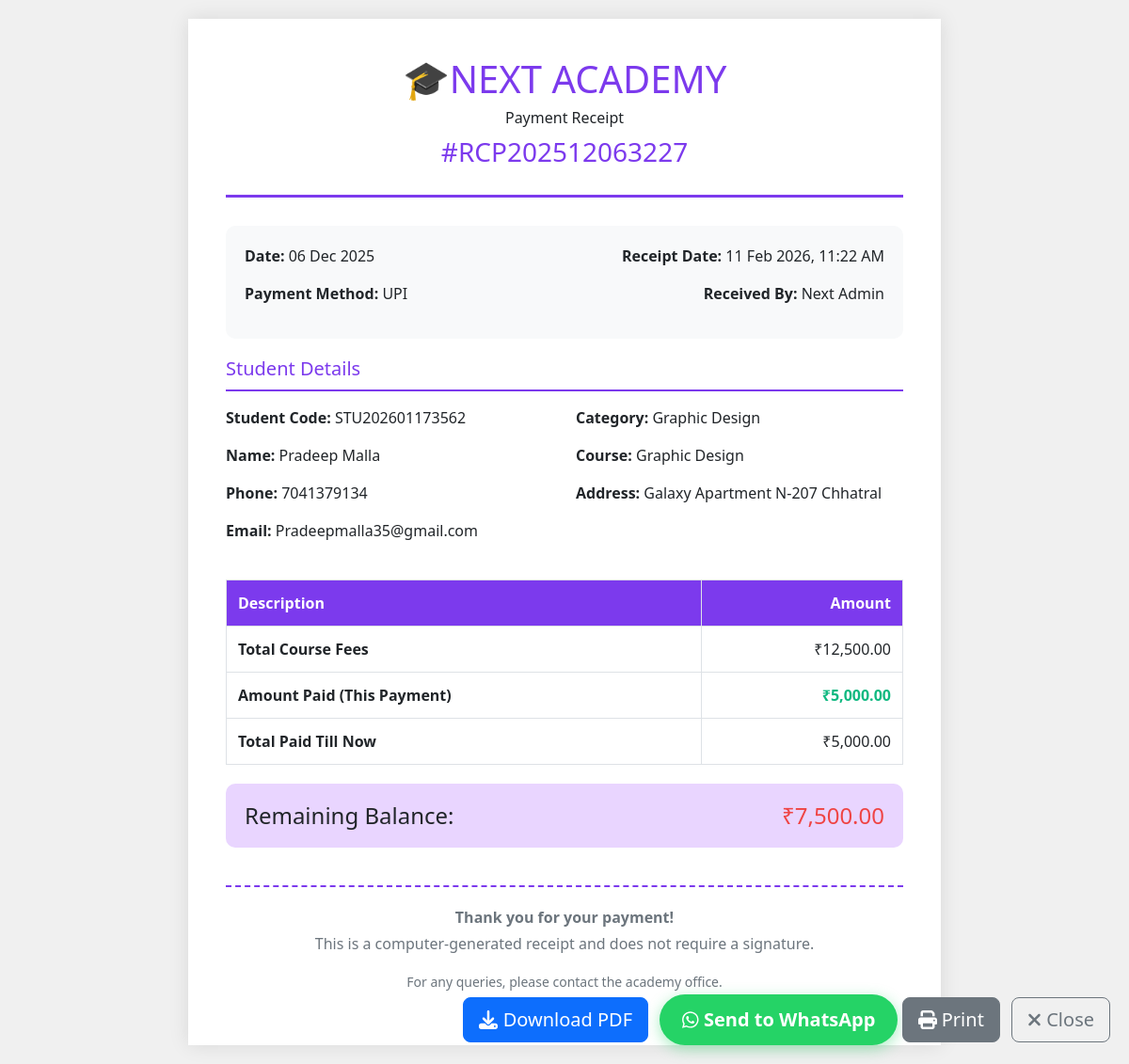
The app's page /admin/receipt.php?id=2 (signed in) with its own data.
### tables this page shows
CREATE TABLE `payments` (
  `id` int(11) NOT NULL,
  `student_id` int(11) NOT NULL,
  `amount_paid` decimal(10,2) NOT NULL,
  `payment_date` date NOT NULL,
  `payment_method` enum('Cash','Bank Transfer','Card','UPI','Other') DEFAULT 'Cash',
  `receipt_number` varchar(50) DEFAULT NULL,
  `notes` text DEFAULT NULL,
  `created_by` int(11) NOT NULL,
  `created_at` timestamp NULL DEFAULT current_timestamp()
);

CREATE TABLE `students` (
  `id` int(11) NOT NULL,
  `inquiry_id` int(11) DEFAULT NULL,
  `student_code` varchar(20) NOT NULL,
  `full_name` varchar(100) NOT NULL,
  `email` varchar(100) DEFAULT NULL,
  `phone` varchar(20) NOT NULL,
  `address` text DEFAULT NULL,
  `birthdate` date DEFAULT NULL,
  `photo` varchar(255) DEFAULT NULL,
  `category_id` int(11) NOT NULL,
  `course_id` int(11) NOT NULL,
  `duration_months` int(11) NOT NULL,
  `batch` enum('Morning','Evening') DEFAULT 'Morning',
  `total_fees` decimal(10,2) NOT NULL,
  `enrollment_date` date NOT NULL,
  `monthly_due_day` tinyint(4) DEFAULT NULL,
  `completion_date` date DEFAULT NULL,
  `status` enum('Active','Hold','Completed','Dropped','Deleted') DEFAULT 'Active',
  `hold_start_date` date DEFAULT NULL,
  `hold_reason` text DEFAULT NULL,
  `resume_date` date DEFAULT NULL,
  `total_hold_days` int(11) DEFAULT 0,
  `username` varchar(50) DEFAULT NULL,
  `password` varchar(255) DEFAULT NULL,
  `login_enabled` tinyint(1) DEFAULT 0,
  `last_login` timestamp NULL DEFAULT NULL,
  `portal_last_login` timestamp NULL DEFAULT NULL,
  `created_at` timestamp NULL DEFAULT current_timestamp(),
  `updated_at` timestamp NULL DEFAULT current_timestamp() ON UPDATE current_timestamp()
);

CREATE TABLE `categories` (
  `id` int(11) NOT NULL,
  `name` varchar(100) NOT NULL,
  `description` text DEFAULT NULL,
  `status` enum('Active','Inactive') DEFAULT 'Active',
  `created_at` timestamp NULL DEFAULT current_timestamp(),
  `updated_at` timestamp NULL DEFAULT current_timestamp() ON UPDATE current_timestamp()
);

CREATE TABLE `courses` (
  `id` int(11) NOT NULL,
  `category_id` int(11) NOT NULL,
  `name` varchar(150) NOT NULL,
  `description` text DEFAULT NULL,
  `status` enum('Active','Inactive') DEFAULT 'Active',
  `created_at` timestamp NULL DEFAULT current_timestamp(),
  `updated_at` timestamp NULL DEFAULT current_timestamp() ON UPDATE current_timestamp()
);

### admin/receipt.php (the view, shortened to what this page needs)
<?php
require_once 'config/database.php';
$payment_id = isset($_GET['id']) ? (int)$_GET['id'] : 0;
$query = "SELECT
    p.*,
    s.student_code,
    s.full_name as student_name,
    s.phone,
    s.email,
    s.address,
    s.total_fees,
    c.name as course_name,
    cat.name as category_name,
    a.full_name as admin_name,
    COALESCE((SELECT SUM(amount_paid) FROM payments WHERE student_id = s.id AND id <= p.id), 0) as total_paid_till_now,
    (s.total_fees - COALESCE((SELECT SUM(amount_paid) FROM payments WHERE student_id = s.id AND id <= p.id), 0)) as remaining_after_payment
FROM payments p
JOIN students s ON p.student_id = s.id
JOIN courses c ON s.course_id = c.id
JOIN categories cat ON s.category_id = cat.id
JOIN admins a ON p.created_by = a.id
WHERE p.id = ?";
$stmt = $conn->prepare($query);
$stmt->bind_param("i", $payment_id);
$stmt->execute();
$result = $stmt->get_result();
$payment = $result->fetch_assoc();
?>
<!DOCTYPE html>
<html lang="en">
<head>
    <link href="https://cdn.jsdelivr.net/npm/bootstrap@5.3.0/dist/css/bootstrap.min.css" rel="stylesheet">
</head>
<body style="background: #f0f0f0;">
    <div class="action-buttons no-print">
        <button onclick="downloadPDF()" class="btn btn-primary btn-lg me-2">
            <i class="fas fa-download"></i> Download PDF
        </button>
        <button onclick="sendWhatsApp()" class="btn btn-whatsapp btn-lg">
            <i class="fab fa-whatsapp"></i> Send to WhatsApp
        </button>
        <button onclick="window.print()" class="btn btn-secondary btn-lg me-2">
            <i class="fas fa-print"></i> Print
        </button>
        <a href="student_details.php?id=<?php echo $payment['student_id']; ?>" class="btn btn-outline-secondary btn-lg">
            <i class="fas fa-times"></i> Close
        </a>
    </div>
    <div class="receipt-container" id="receipt">
        <div class="receipt-header">
            <h1>🎓NEXT ACADEMY </h1>
            <p class="mb-0">Payment Receipt</p>
            <h3 class="mt-2" style="color: #7c3aed;">#<?php echo htmlspecialchars($payment['receipt_number']); ?></h3>
        </div>
        <div class="receipt-info">
            <div class="row">
                <div class="col-md-6">
                    <p><strong>Date:</strong> <?php echo date('d M Y', strtotime($payment['payment_date'])); ?></p>
                    <p><strong>Payment Method:</strong> <?php echo htmlspecialchars($payment['payment_method']); ?></p>
                </div>
                <div class="col-md-6 text-md-end">
                    <p><strong>Receipt Date:</strong> <?php echo date('d M Y, h:i A'); ?></p>
                    <p><strong>Received By:</strong> <?php echo htmlspecialchars($payment['admin_name']); ?></p>
                </div>
            </div>
        </div>
        <h5 style="color: #7c3aed; border-bottom: 2px solid #7c3aed; padding-bottom: 10px;">Student Details</h5>
        <div class="row mt-3">
            <div class="col-md-6">
                <p><strong>Student Code:</strong> <?php echo htmlspecialchars($payment['student_code']); ?></p>
                <p><strong>Name:</strong> <?php echo htmlspecialchars($payment['student_name']); ?></p>
                <p><strong>Phone:</strong> <?php echo htmlspecialchars($payment['phone']); ?></p>
                <?php if ($payment['email']): ?>
                <p><strong>Email:</strong> <?php echo htmlspecialchars($payment['email']); ?></p>
                <?php endif; ?>
            </div>
            <div class="col-md-6">
                <p><strong>Category:</strong> <?php echo htmlspecialchars($payment['category_name']); ?></p>
                <p><strong>Course:</strong> <?php echo htmlspecialchars($payment['course_name']); ?></p>
                <?php if ($payment['address']): ?>
                <p><strong>Address:</strong> <?php echo htmlspecialchars($payment['address']); ?></p>
                <?php endif; ?>
            </div>
        </div>
        <table class="receipt-table table table-bordered mt-4">
            <thead>
                <tr>
                    <th>Description</th>
                    <th class="text-end">Amount</th>
                </tr>
            </thead>
            <tbody>
                <tr>
                    <td><strong>Total Course Fees</strong></td>
                    <td class="text-end">₹<?php echo number_format($payment['total_fees'], 2); ?></td>
                </tr>
                <tr>
                    <td><strong>Amount Paid (This Payment)</strong></td>
                    <td class="text-end"><strong style="color: #10b981;">₹<?php echo number_format($payment['amount_paid'], 2); ?></strong></td>
                </tr>
                <tr>
                    <td><strong>Total Paid Till Now</strong></td>
                    <td class="text-end">₹<?php echo number_format($payment['total_paid_till_now'], 2); ?></td>
                </tr>
            </tbody>
        </table>
        <div class="total-section">
            <div class="row">
                <div class="col-md-6">
                    <h4 class="mb-0">Remaining Balance:</h4>
                </div>
                <div class="col-md-6 text-end">
                    <h4 class="mb-0" style="color: <?php echo $payment['remaining_after_payment'] > 0 ? '#ef4444' : '#10b981'; ?>;">
                        ₹<?php echo number_format($payment['remaining_after_payment'], 2); ?>
                    </h4>
                </div>
            </div>
        </div>
        <div class="footer-section">
            <p class="mb-1"><strong>Thank you for your payment!</strong></p>
            <p class="mb-0">This is a computer-generated receipt and does not require a signature.</p>
            <p class="mt-3">
                <small>For any queries, please contact the academy office.</small>
            </p>
        </div>
    </div>
</body>
</html>

### admin/receipt.php (style rules this page uses)
.receipt-container { max-width: 800px; margin: 20px auto; background: white; padding: 40px; box-shadow: 0 0 20px rgba(0,0,0,0.1); }
.receipt-header { text-align: center; border-bottom: 3px solid #7c3aed; padding-bottom: 20px; margin-bottom: 30px; }
.receipt-header h1 { color: #7c3aed; margin-bottom: 5px; }
.receipt-info { background: #f8f9fa; padding: 20px; border-radius: 10px; margin-bottom: 20px; }
.receipt-table { width: 100%; margin-top: 20px; }
.receipt-table th { background: #7c3aed; color: white; padding: 12px; }
.receipt-table td { padding: 12px; border-bottom: 1px solid #dee2e6; }
.total-section { background: #e9d5ff; padding: 20px; border-radius: 10px; margin-top: 20px; }
.footer-section { margin-top: 40px; padding-top: 20px; border-top: 2px dashed #7c3aed; text-align: center; color: #6c757d; }
.action-buttons { position: fixed; bottom: 20px; right: 20px; z-index: 1000; }
.btn-whatsapp { background: #25D366; color: white; border: none; padding: 12px 24px; border-radius: 50px; font-weight: bold; box-shadow: 0 4px 15px rgba(37, 211, 102, 0.4); }

### records on screen
payments: receipt_number "RCP202512063227", payment_date "06 Dec 2025", payment_method "UPI", created_by.full_name "Next Admin", student.student_code "STU202601173562", student.full_name "Pradeep Malla", student.phone "7041379134", student.email "Pradeepmalla35@gmail.com", categories.name "Graphic Design", courses.name "Graphic Design", student.address "Galaxy Apartment N-207 Chhatral", student.total_fees "12,500.00", amount_paid "5,000.00"

### other values on screen
$payment['total_paid_till_now'] "5,000.00"
$payment['remaining_after_payment'] "7,500.00"
